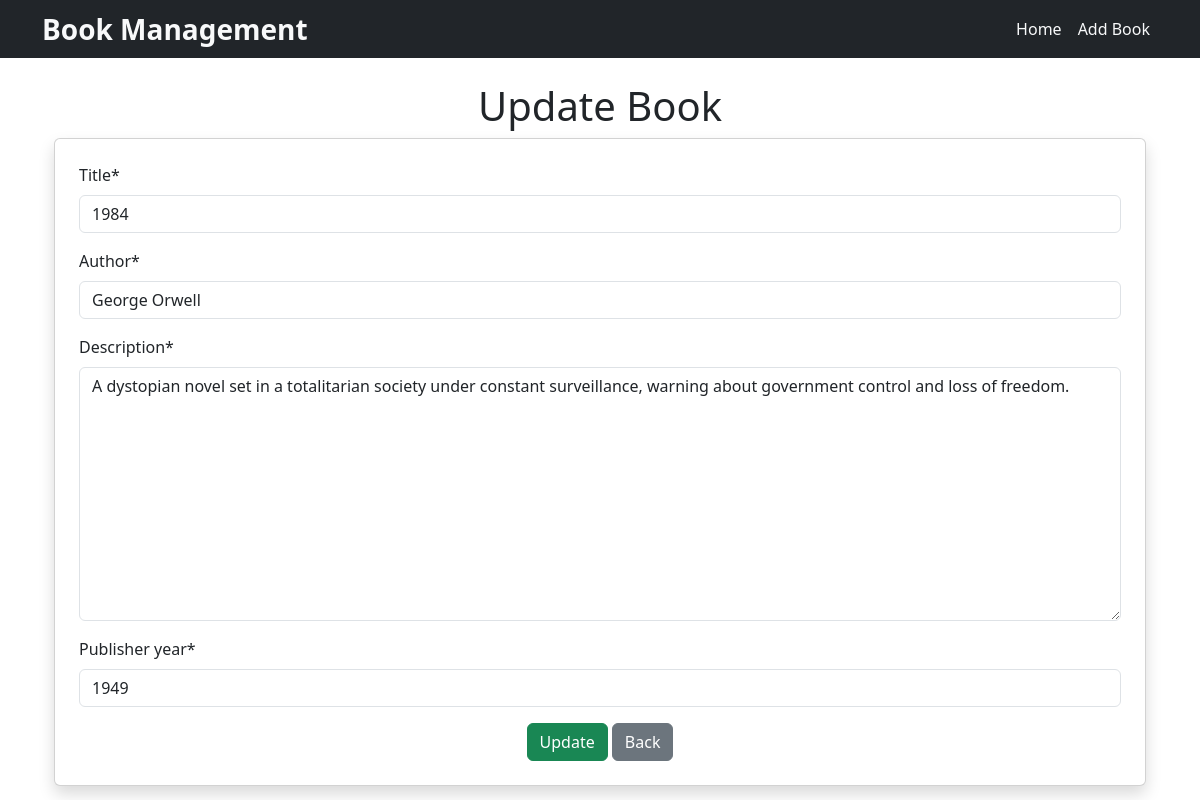
Page /edit/1/ on the committed database.
### books/models.py (models this page shows, shortened)
class Book(models.Model):
    title = models.CharField(max_length=100)
    author = models.CharField(max_length=100)
    description = models.TextField()
    publisher_year = models.PositiveBigIntegerField()

### books/views.py (the view)
# urls.py: path('edit/<int:book_id>/',edit_book,name='edit_book')
def edit_book(request, book_id):
    book = get_object_or_404(Book, id=book_id)
    if request.method == "POST":
        form = BookForm(request.POST, instance=book)
        if form.is_valid():
            form.save()
            return redirect('homepage')
    else:
        form = BookForm(instance=book)
    return render(request, 'edit_book.html', {'form': form})

### books/forms.py
class BookForm(forms.ModelForm):
    class Meta:
        model = Book
        fields = ['title','author','description','publisher_year']

### templates/edit_book.html (shortened to what this page needs)
{% extends 'base.html' %}
{% load crispy_forms_tags %}
{% block content %}
<div class="container mt-4">
    <h1 class="text-center">
        {% if form.instance.pk %}
            Update Book
        {% else %}
            Add New Book
        {% endif %}
    </h1>
    <div class="card shadow p-4">
        <form method="post" novalidate>
            {{ form|crispy }}
            <div class="text-center mt-3">
                <button type="submit" class="btn btn-success">
                    {% if form.instance.pk %} Update {% else %} Save {% endif %}
                </button>
                <a href="{% url 'homepage' %}" class="btn btn-secondary">Back</a>
            </div>
        </form>
    </div>
</div>
{% endblock %}

### rows in the picture
Book: title "1984", author "George Orwell", description "A dystopian novel set in a totalitarian society under constant surveillance, warning about government control and loss of freedom.", publisher_year "1949"
